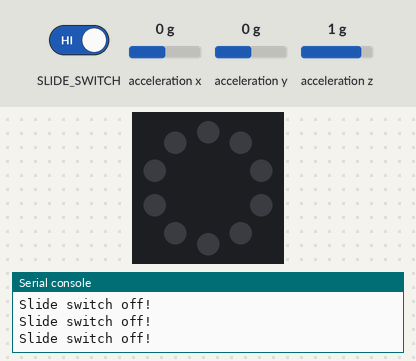
The program below on a simulated Circuit Playground running CircuitPython. Parts: the board's ring of 10 RGB LEDs (number 0 left of the top, counting anticlockwise), the last lines printed to the serial console. Inputs (shaded band) come from the test bench; at power-on: acceleration x 0 g, acceleration y 0 g, acceleration z 1 g. Dim RGB values are drawn brighter than linear.

Above: at 1.2 s.
1.3 s: slide switch moved to the right
2.8 s: acceleration x set to -1.4 g
At 3.4 s:
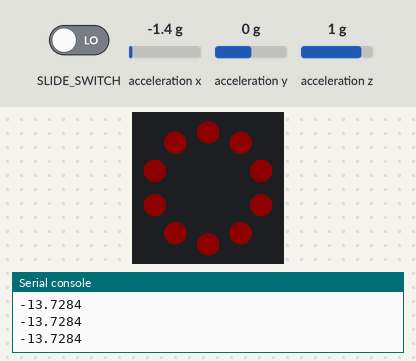
4.4 s: acceleration x set to -0.8 g
6.0 s: acceleration x set to 0 g
At 6.6 s:
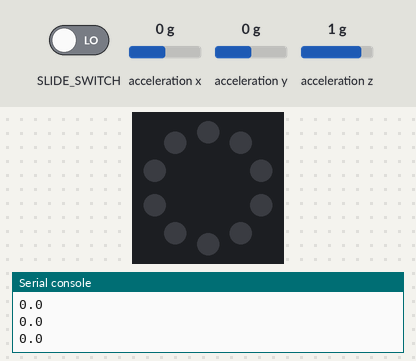
7.6 s: acceleration x set to 0.8 g
At 8.1 s:
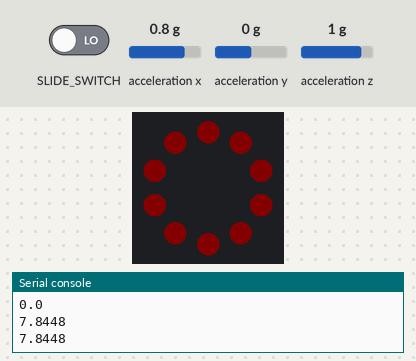
Timing chart, 0 to 10.2 s (numbered marks = the images above; inputs shaded):
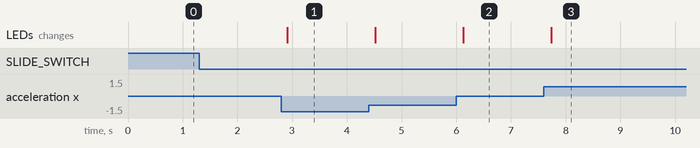

Measured:
- after the input at 2.8 s, the LEDs: change after 0.11 s (image 1)
- after the input at 6.0 s, the LEDs: change after 0.13 s (image 2)
- after the input at 7.6 s, the LEDs: change after 0.14 s (image 3)

The program:

cpx_rainbow_accelerometer.py
```python
# Move your Circuit Playground Express around in every direction to see the LEDs change color.
import time
from adafruit_circuitplayground.express import cpx

# Main loop gets x, y and z axis acceleration, prints the values, and turns on
# red, green and blue, at levels related to the x, y and z values.
while True:
    if cpx.switch:
        print("Slide switch off!")
        cpx.pixels.fill((0, 0, 0))
        continue
    else:
        R = 0
        G = 0
        B = 0
        x, y, z = cpx.acceleration
        print(x)
        # print((x, y, z))
        # print((x, y, z))
        if x:
            R = R + abs(int(x))
        # if y:
        #     G = G + abs(int(y))
        # if z:
        #     B = B + abs(int(z))
        cpx.pixels.fill((R, G, B))
        time.sleep(0.2)
```
